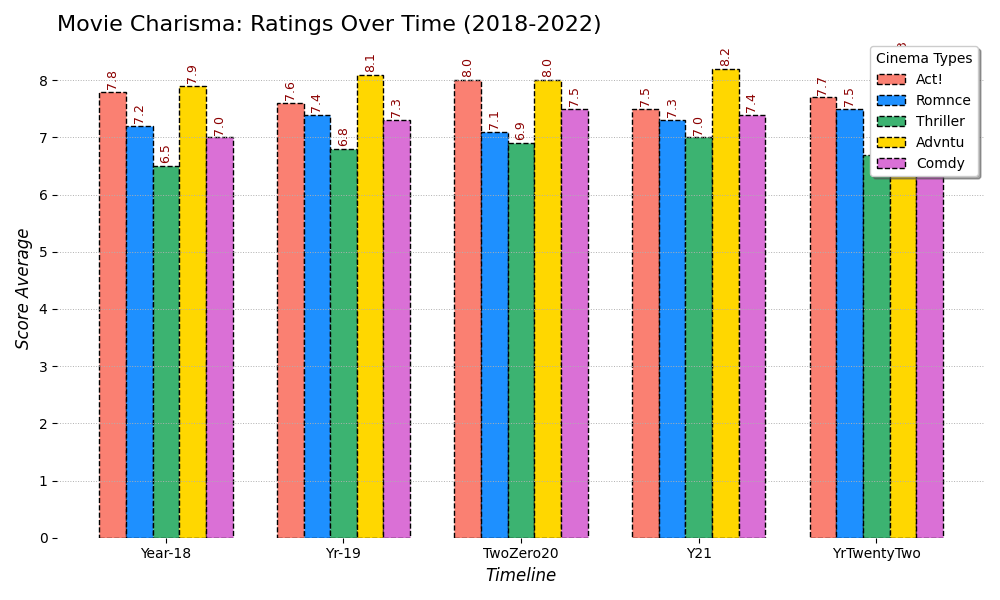

Python code for this plot:
import matplotlib.pyplot as plt
import numpy as np

years = ["Year-18", "Yr-19", "TwoZero20", "Y21", "YrTwentyTwo"]
genres = ["Act!", "Romnce", "Thriller", "Advntu", "Comdy"]

ratings_data = np.array([
    [7.8, 7.6, 8.0, 7.5, 7.7],  
    [7.2, 7.4, 7.1, 7.3, 7.5],  
    [6.5, 6.8, 6.9, 7.0, 6.7],  
    [7.9, 8.1, 8.0, 8.2, 8.3],  
    [7.0, 7.3, 7.5, 7.4, 7.1]   
])

fig, ax = plt.subplots(figsize=(10, 6))
bar_width = 0.15
x_pos = np.arange(len(years))

colors = ['#FA8072', '#1E90FF', '#3CB371', '#FFD700', '#DA70D6']

# Changing styles for each bar set
for i, genre in enumerate(genres):
    ax.bar(x_pos + i * bar_width, ratings_data[i], width=bar_width,
           color=colors[i], label=genre, linestyle='--', edgecolor='black')

plt.tight_layout()
plt.title('Movie Charisma: Ratings Over Time (2018-2022)', fontsize=16, loc='left')
plt.xlabel('Timeline', fontsize=12, style='italic')
plt.ylabel('Score Average', fontsize=12, style='italic')
plt.xticks(x_pos + bar_width * (len(genres) / 2 - 0.5), years)
plt.legend(title="Cinema Types", fontsize=10, loc='upper right', shadow=True)

# Adding grid lines with random style
ax.yaxis.grid(True, linestyle=':', linewidth=0.7)

for i, genre in enumerate(genres):
    for j in range(len(years)):
        ax.text(x_pos[j] + i * bar_width, ratings_data[i][j] + 0.05, f'{ratings_data[i][j]:.1f}', 
                ha='center', va='bottom', fontsize=9, color='darkred', rotation=90)

fig.tight_layout()
ax.set_frame_on(False)  # Remove the chart border
plt.show()
